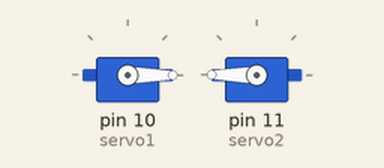
Bench run of a sketch on a simulated Arduino Uno, built with avr-gcc and run on an emulated ATmega328P. Parts: 2 × servo. What the sketch prints to the serial monitor is not drawn.

Above: at 0.05 s.
Timing chart, 0 to 4.6 s (numbered marks = the images above):
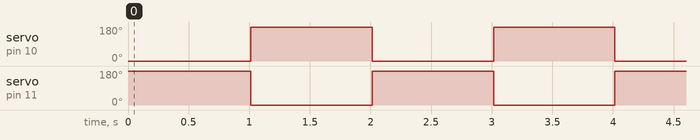

Measured:
- by itself, servo on pin 10 (servo1), servo on pin 11 (servo2): alternates 180° for 1.0 s and 0° for 1.0 s

The sketch:

main.ino
```cpp
#include <Servo.h> // Use the built-in Servo library

Servo servo1; // create first servo object
Servo servo2; // create second servo object

void setup() {
  Serial.begin(9600);
  Serial.println("Dual Servo test starting...");
  // Attach servo1 to pin 10
  servo1.attach(10);
  // Attach servo2 to pin 11
  servo2.attach(11);
}

void loop() {
  // For continuous rotation servos:
  Serial.println("Servo1 at max speed CW, Servo2 at max speed CCW");
  servo1.write(0);   // servo1: maximum speed clockwise
  servo2.write(180); // servo2: maximum speed counterclockwise
  delay(1000);

  // Swap directions if needed for demonstration
  Serial.println("Servo1 at max speed CCW, Servo2 at max speed CW");
  servo1.write(180); // servo1: maximum speed counterclockwise
  servo2.write(0);   // servo2: maximum speed clockwise
  delay(1000);
}
```
